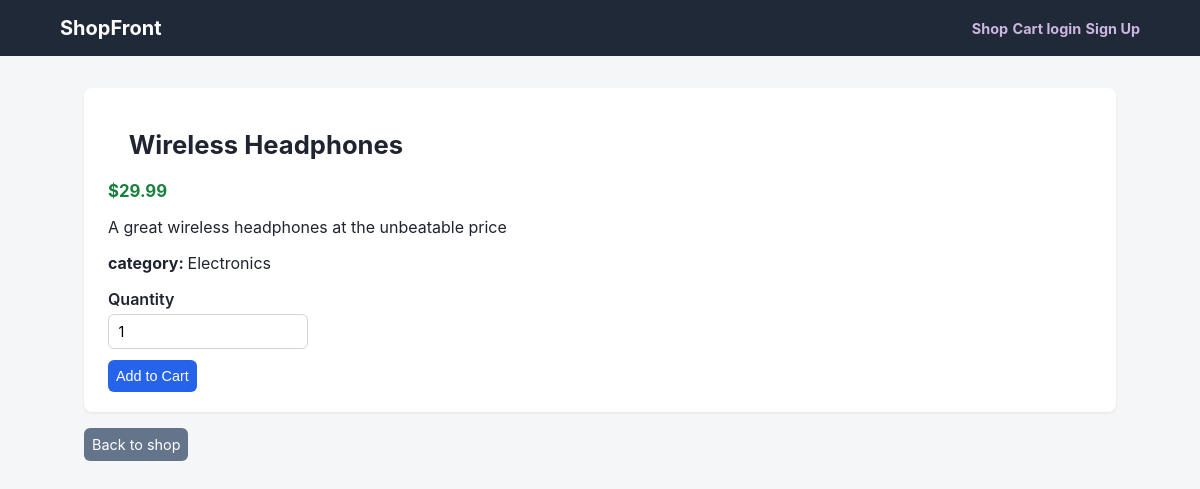
Page /product/wireless-headphones/ on the committed database.
### store/models.py (models this page shows, shortened)
class Product(models.Model):
    name=models.CharField(max_length=200)
    slug=models.SlugField(max_length=220)
    description=models.TextField(blank=True)
    category=models.ForeignKey(Category,on_delete=models.SET_NULL,null=True,blank=True,related_name="products")
    price=models.DecimalField(max_digits=10,decimal_places=2)
    stock=models.PositiveIntegerField(default=0)
    image=models.ImageField(upload_to="media/",blank=True,null=True)
    is_active=models.BooleanField(default=True)
    created_at=models.DateTimeField(auto_now_add=True)
    class Meta:
        ordering=["-created_at"]
        db_table="product"
    @property
    def in_stock(self):
        return self.stock>0

class Category(models.Model):
    name=models.CharField(max_length=100,unique=True)
    slug=models.SlugField(max_length=100,unique=True)
    class Meta:
        verbose_name_plural="categories"
        ordering=["name"]
        db_table="category"
    def __str__(self):
        return self.name

### store/views.py (the view)
# urls.py: path("product/<slug:slug>/",views.ProductDetailView.as_view(),name="product_detail"),
class ProductDetailView(DetailView):
    model = Product
    template_name = "store/product_detail.html"
    context_object_name = "product"
    slug_url_kwarg = "slug" #SingleObjectMixin is attribute or data memeber
    def get_queryset(self):
        return Product.objects.filter(is_active=True)

### templates/store/product_detail.html (shortened to what this page needs)
{% extends "base.html" %}
{% block content %}
<div class="card">
    <h1>{{product.name}}</h1>
    <p class="price">${{product.price}}</p>
    <p>{{product.description|default:"No description available"}}</p>
    <p><strong>category: </strong>{{product.category|default:"-"}}</p>
    {% if product.in_stock %}
        <form action="{% url 'cart_add' product.id%}" style="max-width: 200px;" method="post">
            <label for="qty">Quantity</label>
            <input type="number" name="quantity" id="qty" value="1" min="1" max="{{product.stock}}">
            <button type="submit" class="btn" style="margin-top: 0.7rem;">Add to Cart</button>
        </form>
    {% else %}
       <p class="out-of-stock">out of stock</p>
    {% endif %}
</div>
<a href="{% url 'product_list' %}" class="btn secondary">Back to shop</a>
{% endblock %}

### static/css/style.css (style rules this page uses)
* { box-sizing: border-box; }
body { margin:0; font-family: -apple-system, BlinkMacSystemFont, 'Segoe UI', Roboto, Oxygen, Ubuntu, Cantarell; background: #f5f6f8; color:#1f2430; }
h1 { font-size: 1.6rem; margin: 1.3rem; }
.card { background: #fff; border-radius: 8px; padding: 1.25rem 1.5rem; box-shadow: 0 1px 3px rgba(0,0,0,0.08); margin-bottom: 1rem; }
.price { font-weight: 700; color:#16803c; font-size: 1.05rem; }
.btn { display:inline-block; padding: 0.5rem; border-radius: 6px; background: #2563eb; color:#fff; text-decoration: none; font-size:0.9rem; border:none; cursor:pointer; }
.btn.secondary { background: #64748b; }
form label { display: block; margin-bottom: 0.3rem; font-size: 0.9; font-weight: 600; }
input[type=text],input[type=email],input[type=password],input[type=number],textarea,select { width:100%; padding: 0.5rem 0.6rem; border: 1px solid #d1d5db; border-radius: 6px; font-size: 0.9rem; font-family: inherit; }

### rows in the picture
Product: name "Wireless Headphones", price "29.99", description "A great wireless headphones at the unbeatable price", category "Electronics"
